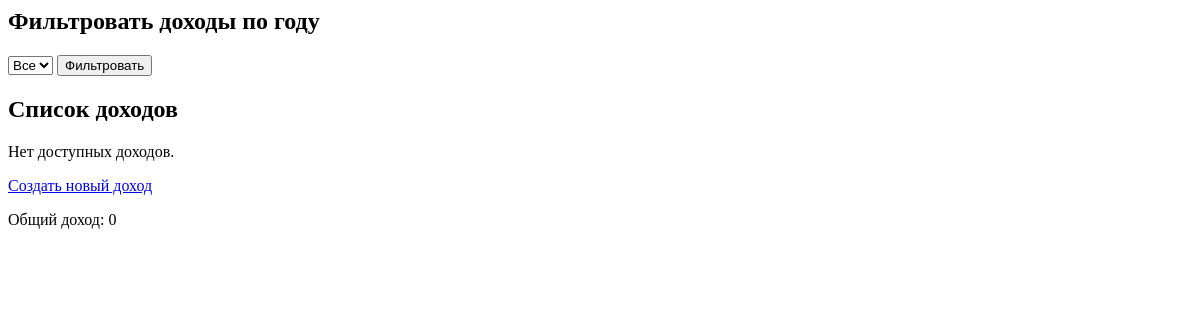
Before: /incomes/ with the older database file.
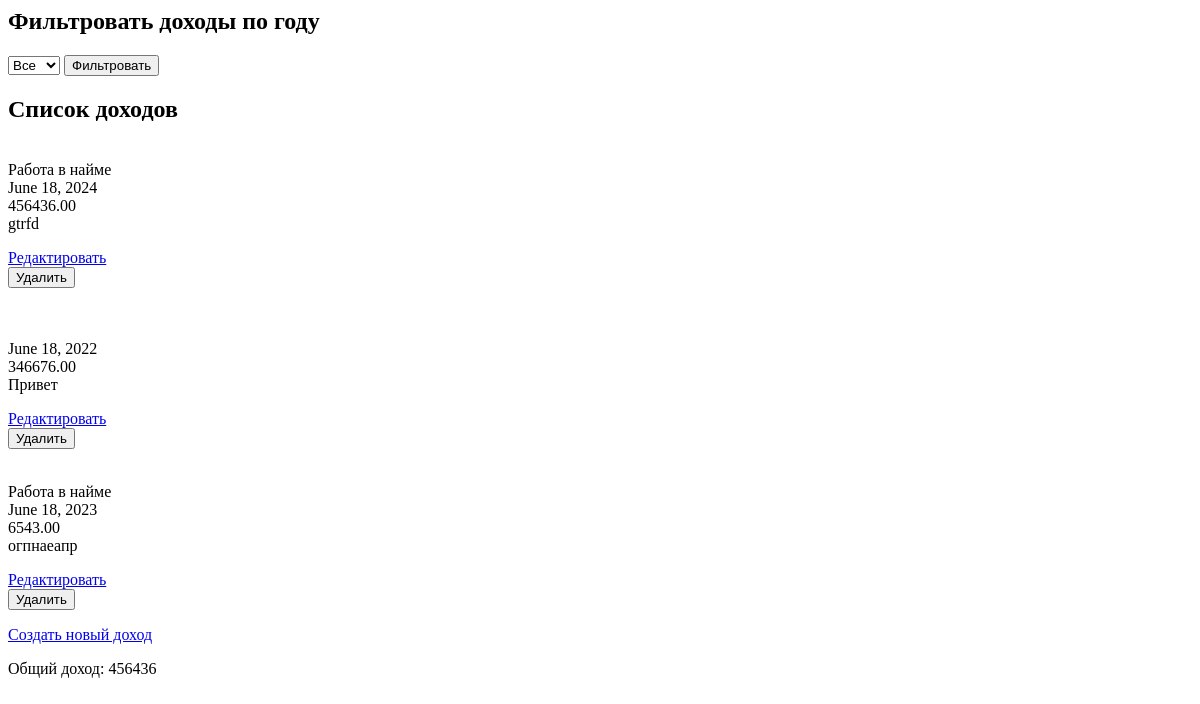
After: the same page with the newer database file.
### incomes/models.py (models this page shows, shortened)
class Income(models.Model):
    income_id = models.AutoField(primary_key=True)
    user = models.ForeignKey(User, on_delete=models.CASCADE)
    income_name = models.CharField(max_length=255, blank=True)
    category = models.ForeignKey(IncomeCategory, on_delete=models.CASCADE, blank=True, null=True)
    date = models.DateField()
    amount = models.DecimalField(max_digits=10, decimal_places=2)
    description = models.TextField(blank=True)

### categories/models.py (models this page shows, shortened)
class IncomeCategory(models.Model):
    category_id = models.AutoField(primary_key=True)
    name = models.CharField(max_length=100)
    description = models.TextField()

### incomes/views.py (the view)
# urls.py: path('', income_list, name='income_list'),
def income_list(request):
    selected_year = request.GET.get('year')
    year = datetime.date.today().year
    month = 6  # Замените на нужный вам месяц
    if selected_year:
        incomes = Income.objects.filter(date__year=selected_year)
        total_income_sum = calculate_total_income(selected_year, month)
    else:
        incomes = Income.objects.all()
        total_income_sum = calculate_total_income(year, month)
    income_years = Income.objects.values('date__year').distinct().order_by('-date__year')
    context = {
        'incomes': incomes,
        'total_income_sum': total_income_sum,
        'selected_year': selected_year,
        'income_years': income_years,
    }
    return render(request, 'incomes/income_list.html', context)

### incomes/views.py (called while the page is built)
def calculate_total_income(year, month):
    income = Income.objects.filter(date__year=year, date__month=month)
    total_income = income.aggregate(Sum('amount'))['amount__sum'] or Decimal('0')
    return total_income

### incomes/templates/incomes/income_list.html (shortened to what this page needs)
<h2>Фильтровать доходы по году</h2>
<form method="GET">
  <select name="year">
    <option value="">Все</option>
  </select>
  <button type="submit">Фильтровать</button>
</form>
<h2>Список доходов</h2>
{% for income in incomes %}
  <p>{{ income.income_name }} <br>{{ income.category.name }} <br> {{ income.date }} <br> {{ income.amount }} <br> {{ income.description }}</p>
  <a href="{% url 'income_edit' income.income_id %}">Редактировать</a>
  <form method="POST" action="{% url 'income_delete' income.income_id %}">
    <button type="submit">Удалить</button>
  </form>
{% empty %}
  <p>Нет доступных доходов.</p>
{% endfor %}
<a href="{% url 'income_create' %}">Создать новый доход</a>
<p>Общий доход: {{ total_income_sum }}</p>

Changed rows visible on the page:
added Income: category.name "Работа в найме", date "June 18, 2024", amount "456436.00", description "gtrfd"
added Income: date "June 18, 2022", amount "346676.00", description "Привет"
added Income: category.name "Работа в найме", date "June 18, 2023", amount "6543.00", description "огпнаеапр"
Other visible differences:
{{ total_income_sum }}: "0" → "456436"
text no longer shown: "Нет доступных доходов."
